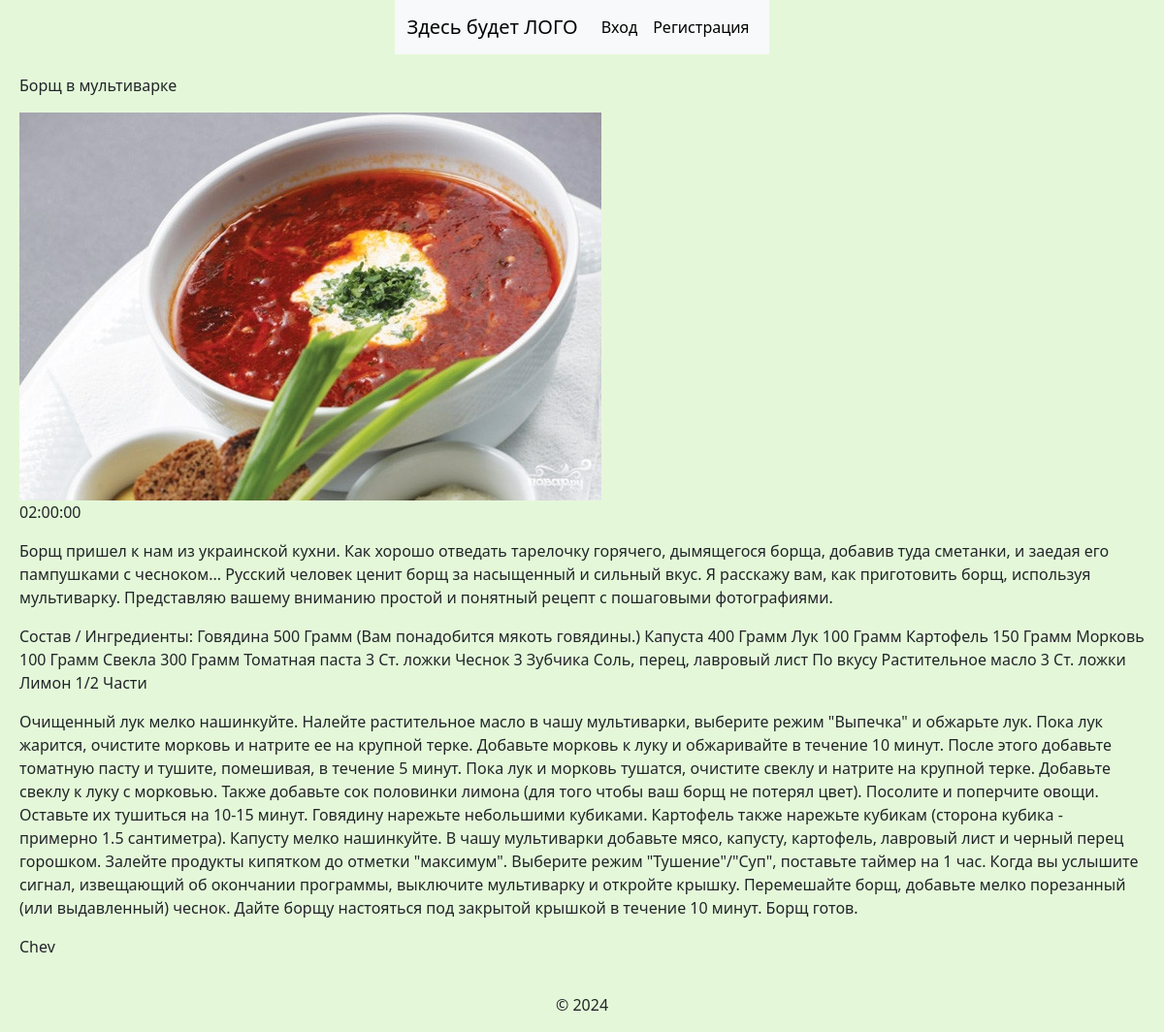
The app's page /recept/1 with its own data.
### users/models.py (models this page shows, shortened)
class Recept(models.Model):
    recept_name = models.CharField(max_length=50, verbose_name="Название блюда")
    category = models.ManyToManyField(CategoryRecept, verbose_name="Категория")
    ingredients = models.TextField(verbose_name="Ингридиенты")
    description = models.TextField(verbose_name="Описание")
    cooking_steps = models.TextField(verbose_name="Шаги приготовления")
    cooking_time = models.CharField(max_length=10, verbose_name="Время приготовления")
    image = models.ImageField(upload_to='foto/%Y/%m/%d', default=None, verbose_name="Фото")
    author = models.TextField(max_length=30, verbose_name="Автор")
    date_of_addition = models.DateField(auto_now=True)

### users/views.py (the view)
# urls.py: path('recept/<int:recept_id>', recept, name='recept')
def recept(request, recept_id):
    recept_ = get_object_or_404(Recept, id=recept_id)
    return render(request, 'users/recept.html', {'recept': recept_, 'title': recept_.recept_name})

### users/templates/users/recept.html (shortened to what this page needs)
{% extends "users/base.html" %}
{% block content %}
    <div  class="recept_view">
        <div class="recept_name">
            <p>{{ recept.recept_name }}</p>
        </div>
        <div class="recept_image">
            <img src="{{ recept.image.url }}">
        </div>
        <div class="recept_about">
            <p>{{ recept.cooking_time }}</p>
            <p>{{ recept.description }}</p>
            <p>{{ recept.ingredients }}</p>
            <p>{{ recept.cooking_steps }}</p>
            <p>{{ recept.author }}</p>
        </div>
    </div>
{% endblock %}

### users/static/users/main.css (style rules this page uses)
body { display: flex !important; flex-wrap: wrap; justify-content: center; font-family: Lato; font-family: Lato; font-weight: 300; font-style: normal; font-size: 14px; text-line-height: 20px; text-color: #000000; background-color: rgba(222, 247, 208, 0.8) !important; flex-direction: column; align-content: space-around; align-items: center; }
.recept_view { display: grid !important; grid-template-columns: 1fr; padding: 20px }

### records on screen
Recept: recept_name "Борщ в мультиварке", image (picture), cooking_time "02:00:00", description "Борщ пришел к нам из украинской кухни. Как хорошо отведать тарелочку горячего, дымящегося борща, добавив туда сметанки, и заедая его пампушками с чесноком... Русский человек ценит борщ за насыщенный и сильный вкус. Я расскажу вам, как приготовить борщ, используя мультиварку. Представляю вашему вниманию простой и понятный рецепт с пошаговыми фотографиями.", ingredients "Состав / Ингредиенты: Говядина 500 Грамм (Вам понадобится мякоть говядины.) Капуста 400 Грамм Лук 100 Грамм Картофель 150 Грамм Морковь 100 Грамм Свекла 300 Грамм Томатная паста 3 Ст. ложки Чеснок 3 Зубчика Соль, перец, лавровый лист По вкусу Растительное масло 3 Ст. ложки Лимон 1/2 Части", cooking_steps "Очищенный лук мелко нашинкуйте. Налейте растительное масло в чашу мультиварки, выберите режим \"Выпечка\" и обжарьте лук. Пока лук жарится, очистите морковь и натрите ее на крупной терке. Добавьте морковь к луку и обжаривайте в течение 10 минут. После этого добавьте томатную пасту и тушите, помешивая, в течение 5 минут. Пока лук и морковь тушатся, очистите свеклу и натрите на крупной терке. Добавьте свеклу к луку с морковью. Также добавьте сок половинки лимона (для того чтобы ваш борщ не потерял цвет). Посолите и поперчите овощи. Оставьте их тушиться на 10-15 минут. Говядину нарежьте небольшими кубиками. Картофель также нарежьте кубикам (сторона кубика - примерно 1.5 сантиметра). Капусту…", author "Chev"
